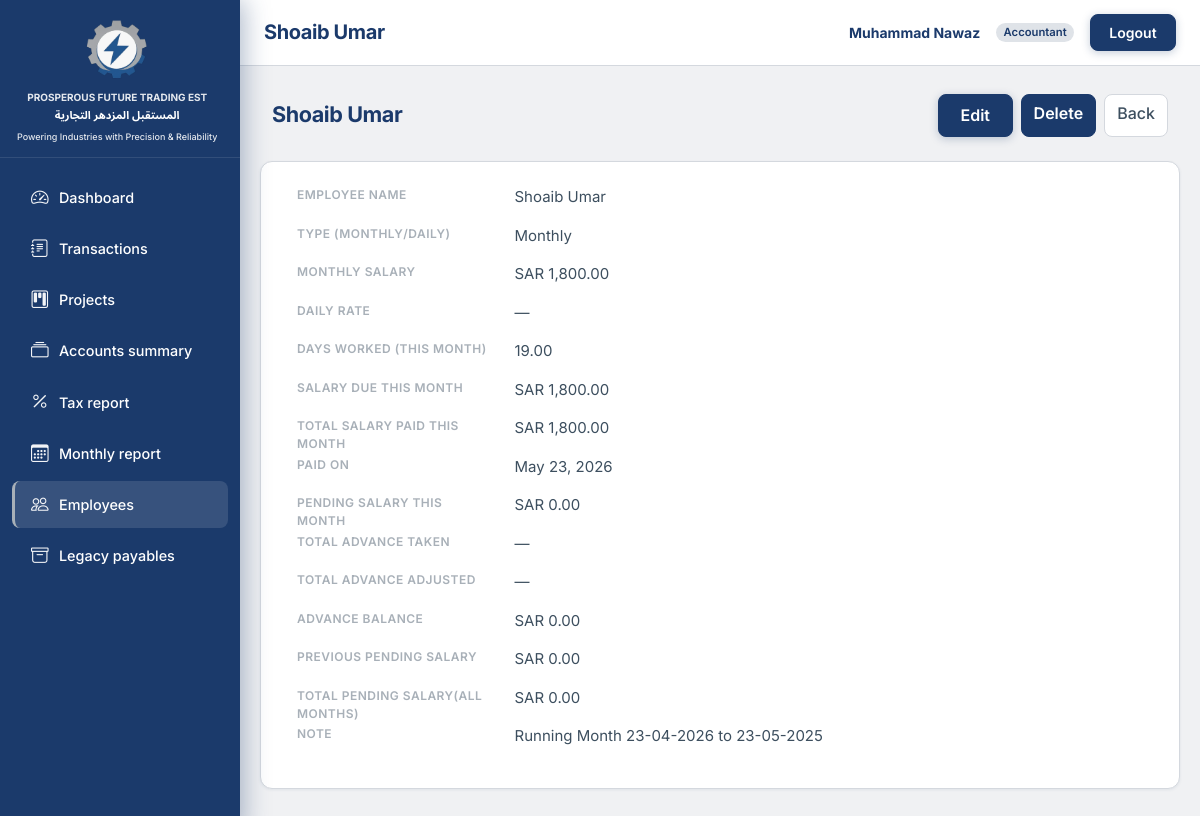
Page /employees/12/ (signed in) on the committed database.
### employees/models.py (models this page shows, shortened)
class Employee(models.Model):
    name = models.CharField(max_length=255)
    salary_paid_date = models.DateField(
        null=True,
        blank=True,
        verbose_name="Payment date",
        help_text="Date when salary was paid to this employee.",
    )
    salary_type = models.CharField(
        max_length=16, choices=SalaryType.choices, default=SalaryType.MONTHLY
    )
    monthly_salary = models.DecimalField(
        max_digits=14, decimal_places=2, null=True, blank=True
    )
    daily_rate = models.DecimalField(max_digits=14, decimal_places=2, null=True, blank=True)
    days_worked = models.DecimalField(
        max_digits=10, decimal_places=2, null=True, blank=True
    )
    salary_paid_this_month = models.DecimalField(
        max_digits=14, decimal_places=2, null=True, blank=True
    )
    advance_taken = models.DecimalField(
        max_digits=14, decimal_places=2, null=True, blank=True
    )
    advance_adjusted = models.DecimalField(
        max_digits=14, decimal_places=2, null=True, blank=True
    )
    previous_pending_salary = models.DecimalField(
        max_digits=14, decimal_places=2, null=True, blank=True
    )
    note = models.TextField(blank=True)
    class Meta:
        ordering = ["name"]
    @property
    def salary_due_this_month(self):
        st = self.salary_type
        if st == SalaryType.MONTHLY or st == SalaryType.WEEKLY:
            return self.monthly_salary or Decimal("0")
        if st == SalaryType.DAILY:
            dr = self.daily_rate or Decimal("0")
            dw = self.days_worked or Decimal("0")
            return dr * dw
        return Decimal("0")
    @property
    def pending_salary_this_month(self):
        due = self.salary_due_this_month
        paid = self.salary_paid_this_month
        if paid is None:
            paid = Decimal("0")
        return due - paid
    @property
    def advance_balance(self):
        taken = self.advance_taken or Decimal("0")
        adj = self.advance_adjusted or Decimal("0")
        return taken - adj
    @property
    def total_pending_salary_all_months(self):
        prev = self.previous_pending_salary or Decimal("0")
        return self.pending_salary_this_month + prev

### accounts/models.py (models this page shows, shortened)
class User(AbstractBaseUser, PermissionsMixin):
    email = models.EmailField(unique=True)
    full_name = models.CharField(max_length=255, blank=True)
    role = models.CharField(max_length=20, choices=Role.choices, default=Role.VIEWER)
    is_staff = models.BooleanField(default=False)
    is_active = models.BooleanField(default=True)
    date_joined = models.DateTimeField(default=timezone.now)
    objects = UserManager()
    USERNAME_FIELD = "email"
    REQUIRED_FIELDS = []
    class Meta:
        ordering = ["email"]
    @property
    def display_name(self):
        name = (self.full_name or "").strip()
        if name:
            return name
        return self.email.split("@")[0] if self.email else ""

### employees/views.py (the view)
# urls.py: path("<int:pk>/", views.EmployeeDetailView.as_view(), name="detail"),
class EmployeeDetailView(AccountantOrAdminRequiredMixin, DetailView):
    model = Employee
    template_name = "employees/employee_detail.html"
    context_object_name = "employee"
    def get_queryset(self):
        return employees_with_paid_on(super().get_queryset())

### TradingEST/context_processors.py (called while the page is built)
def brand(_request):
    return {
        "brand_name_ar": BRAND_NAME_AR,
        "brand_name_en": BRAND_NAME_EN,
        "brand_tagline": BRAND_TAGLINE,
    }

### TradingEST/formatting.py (called while the page is built)
def _to_decimal(value) -> Decimal | None:
    if value is None or value == "":
        return None
    try:
        d = value if isinstance(value, Decimal) else Decimal(str(value))
        return d.quantize(_TWOPLACES, rounding=ROUND_HALF_UP)
    except (InvalidOperation, TypeError, ValueError):
        return None

def format_number(value) -> str | None:
    d = _to_decimal(value)
    if d is None:
        return None
    return f"{d:,.2f}"

def format_sar(value) -> str | None:
    n = format_number(value)
    if n is None:
        return None
    return f"SAR {n}"

### TradingEST/templatetags/te_format.py (called while the page is built)
@register.filter
def sar(value):
    out = format_sar(value)
    return out if out is not None else "—"

@register.filter
def num(value):
    out = format_number(value)
    return out if out is not None else "—"

### accounts/mixins.py (called while the page is built)
    def dispatch(self, request, *args, **kwargs):
        if not request.user.is_authenticated:
            return HttpResponseRedirect(self.resolve_redirect(request))
        role = getattr(request.user, "role", None)
        if role not in self.allowed_roles:
            raise PermissionDenied("Insufficient role.")
        return super(SessionAuthenticatedMixin, self).dispatch(request, *args, **kwargs)

### employees/services.py (called while the page is built)
def _latest_salary_payment_subquery():
    return (
        Transaction.objects.filter(
            category=LedgerCategory.SALARY,
            flow_type=FlowType.OUT,
            party_name__iexact=OuterRef("name"),
        )
        .order_by("-date", "-pk")
        .values("date")[:1]
    )

def employees_with_paid_on(queryset: QuerySet[Employee] | None = None) -> QuerySet[Employee]:
    if queryset is None:
        queryset = Employee.objects.all()
    return queryset.annotate(
        paid_on=Coalesce(
            F("salary_paid_date"),
            Subquery(_latest_salary_payment_subquery()),
        )
    )

### templates/employees/employee_detail.html (shortened to what this page needs)
{% extends "base.html" %}
{% block header_title %}{{ employee.name }}{% endblock %}
{% block content %}
<div class="te-page-heading-row">
  <h1>{{ employee.name }}</h1>
  <div class="d-flex flex-wrap gap-2">
    {% if user.role == 'admin' or user.role == 'accountant' %}
    <a class="btn te-btn-gradient" href="{% url 'employees:edit' employee.pk %}">Edit</a>
    <a class="btn te-btn-danger" href="{% url 'employees:delete' employee.pk %}">Delete</a>
    {% endif %}
    <a class="btn te-btn-secondary" href="{% url 'employees:list' %}">Back</a>
  </div>
</div>
<dl class="row te-dl-card">
  <dt class="col-sm-3">Employee Name</dt><dd class="col-sm-9">{{ employee.name }}</dd>
  <dt class="col-sm-3">Type (Monthly/Daily)</dt><dd class="col-sm-9">{{ employee.get_salary_type_display }}</dd>
  <dt class="col-sm-3">Monthly Salary</dt><dd class="col-sm-9">{{ employee.monthly_salary|sar }}</dd>
  <dt class="col-sm-3">Daily Rate</dt><dd class="col-sm-9">{{ employee.daily_rate|sar }}</dd>
  <dt class="col-sm-3">Days Worked (This Month)</dt><dd class="col-sm-9">{{ employee.days_worked|num }}</dd>
  <dt class="col-sm-3">Salary Due This Month</dt><dd class="col-sm-9">{{ employee.salary_due_this_month|sar }}</dd>
  <dt class="col-sm-3">Total Salary Paid This Month</dt><dd class="col-sm-9">{{ employee.salary_paid_this_month|sar }}</dd>
  <dt class="col-sm-3">Paid on</dt><dd class="col-sm-9">{{ employee.paid_on|default:"—" }}</dd>
  <dt class="col-sm-3">Pending Salary This Month</dt><dd class="col-sm-9">{{ employee.pending_salary_this_month|sar }}</dd>
  <dt class="col-sm-3">Total Advance Taken</dt><dd class="col-sm-9">{{ employee.advance_taken|sar }}</dd>
  <dt class="col-sm-3">Total Advance Adjusted</dt><dd class="col-sm-9">{{ employee.advance_adjusted|sar }}</dd>
  <dt class="col-sm-3">Advance Balance</dt><dd class="col-sm-9">{{ employee.advance_balance|sar }}</dd>
  <dt class="col-sm-3">Previous Pending Salary</dt><dd class="col-sm-9">{{ employee.previous_pending_salary|sar }}</dd>
  <dt class="col-sm-3">Total Pending Salary(All Months)</dt><dd class="col-sm-9">{{ employee.total_pending_salary_all_months|sar }}</dd>
  <dt class="col-sm-3">Note</dt><dd class="col-sm-9">{{ employee.note|default:"—"|linebreaks }}</dd>
</dl>
{% endblock %}

### templates/base.html (shortened to what this page needs)
{% load static %}
<!DOCTYPE html>
<html lang="en">
<head>
  <link href="https://cdn.jsdelivr.net/npm/bootstrap@5.3.3/dist/css/bootstrap.min.css" rel="stylesheet"
>
  <link rel="stylesheet" href="https://cdn.jsdelivr.net/npm/bootstrap-icons@1.11.3/font/bootstrap-icons.min.css">
  <link rel="stylesheet" href="{% static 'css/app.css' %}">
</head>
<body class="te-app-body">
<div class="te-app-layout">
  <div class="te-app-main">
    <header class="te-topbar">
      <div class="te-topbar-desktop d-none d-md-flex w-100 align-items-center justify-content-between gap-3 min-w-0">
        <h1 class="te-topbar-title text-truncate mb-0 flex-grow-1 min-w-0">{% block header_title %}Dashboard{% endblock %}</h1>
        {% if user.is_authenticated %}
        <div class="te-topbar-actions flex-shrink-0">
          <span class="te-topbar-user d-none d-lg-inline">{{ user.display_name }}</span>
          {% if user.role == 'admin' %}
          <span class="badge rounded-pill badge-role-admin">{{ user.get_role_display }}</span>
          {% elif user.role == 'accountant' %}
          <span class="badge rounded-pill badge-role-accountant">{{ user.get_role_display }}</span>
          {% else %}
          <span class="badge rounded-pill badge-role-viewer">{{ user.get_role_display }}</span>
          {% endif %}
          <form action="{% url 'accounts:logout' %}" method="post" class="d-inline mb-0">
            <button type="submit" class="btn btn-sm te-btn-logout">Logout</button>
          </form>
        </div>
        {% endif %}
      </div>
    </header>
    <div class="te-content-wrap">
      {% block content %}{% endblock %}
    </div>
  </div>
  <aside id="teSidebar" class="te-sidebar" aria-label="Main navigation">
    <div class="te-sidebar-head">
      <div class="te-sidebar-logo">
        {% include "partials/sidebar_brand.html" %}
      </div>
    </div>
    <div class="te-sidebar-nav">
      {% include "partials/sidebar_nav.html" %}
    </div>
  </aside>
</div>
</body>
</html>

### rows in the picture
Employee: name "Shoaib Umar", salary_type "Monthly", monthly_salary|sar "SAR 1,800.00", daily_rate|sar "—", days_worked|num "19.00", salary_due_this_month|sar "SAR 1,800.00", salary_paid_this_month|sar "SAR 1,800.00", paid_on "May 23, 2026", pending_salary_this_month|sar "SAR 0.00", advance_taken|sar "—", advance_adjusted|sar "—", advance_balance|sar "SAR 0.00", previous_pending_salary|sar "SAR 0.00", total_pending_salary_all_months|sar "SAR 0.00", note "Running Month 23-04-2026 to 23-05-2025"
User: display_name "Muhammad Nawaz", role "Accountant"

### other values in the picture
{{ brand_name_en }} "PROSPEROUS FUTURE TRADING EST"
{{ brand_name_ar }} "المستقبل المزدهر التجارية"
{{ brand_tagline }} "Powering Industries with Precision & Reliability"
